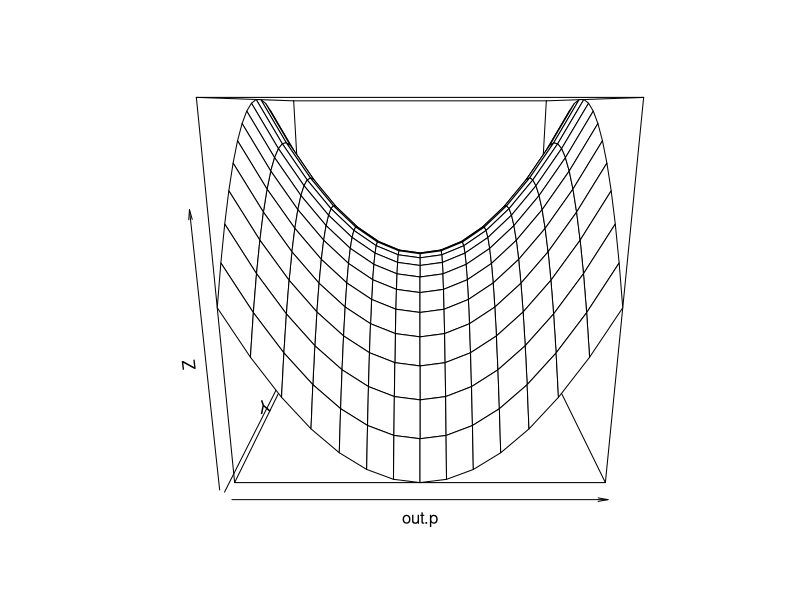

The R source for this figure:
library(fields)


### Name: as.surface
### Title: Creates an "surface" object from grid values.
### Aliases: as.surface
### Keywords: manip

### ** Examples

 

# Make a perspective of the surface Z= X**2 -Y**2 
# Do this by evaluating quadratic function on a 25 X 25 grid
  
grid.l<-list( abcissa= seq( -2,2,,15), ordinate= seq( -2,2,,20)) 
xg<-make.surface.grid( grid.l)
# xg is a 300X2 matrix that has all pairs of X and Y grid values 
z<- xg[,1]**2 - xg[,2]**2  
# now fold z in the matrix format needed for persp 
out.p<-as.surface( xg, z) 
persp( out.p) 
# also try  plot( out.p) to see the default plot for a surface object 
